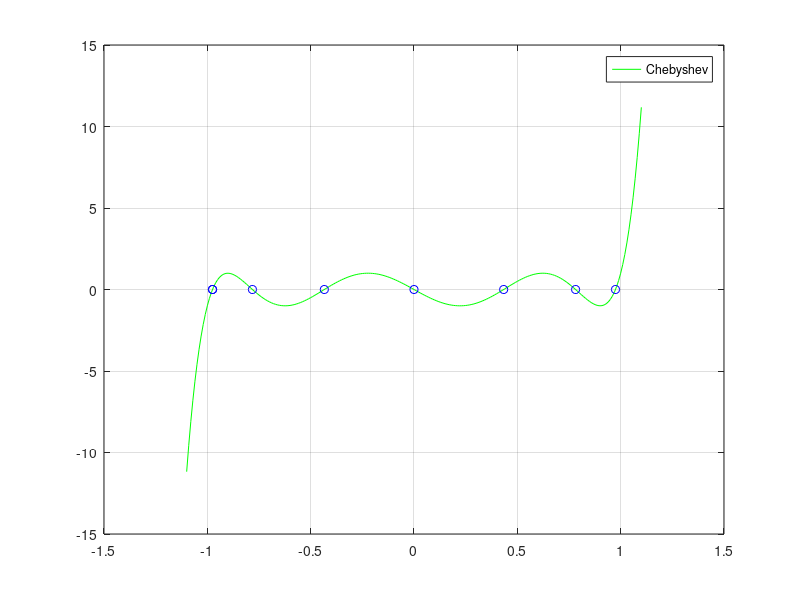

This figure's MATLAB source:
clc 
z=-1.1:0.01:1.1;

left=0;
right=10;

n=7;




dopX=[1,0];
T1=[0,0,1];
T2=[1,0];
for i=1:n-1
    T3=2*conv(dopX,T2)-T1;
    T1=T2;
    T1=conv(T1,[0,1]);
    T1=conv(T1,[0,1]);
    T2=T3;     
end  
array=0:n;
for i=0:n
% resWithCos=cos(((pi/2)+i*pi)/(n+1));
resWithCos=cos(((2*i+1)*pi)/(2*n));
array(i+1)=resWithCos;
end

disp(T3)

% resX=roots(T3);
resY=polyval(T3,array);

disp(roots(T3));
figure(1),plot(z,polyval(T3,z),"g",array,resY,"ob"),grid
legend("Chebyshev");



disp("Classic -1,1");
disp(array);

arrayAB=0:n;
for i=0:n
resWithCosAB=(1/2)*((right-left)*cos(((2*i+1)*pi)/(2*n+2))+right+left);
arrayAB(i+1)=resWithCosAB;
end

disp("it's A and B");
disp(arrayAB);